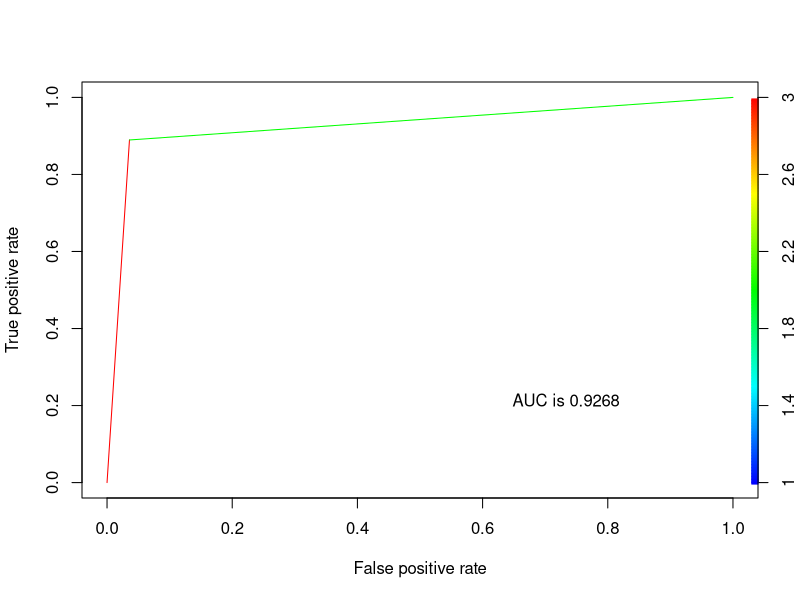

Here is the R script that generated this plot:
# Christine Hwang, chwang14@jh.edu
# p03_p01
# Recognize spam with a support vector machine

library(kernlab)
set.seed(3)
data(spam)

# split into train (80%) and test (20%)
testidx <- which(1:length(spam[, 1]) %% 5 == 0)
spamtrain <- spam[-testidx,]
spamtest <- spam[testidx,]

# train SVM with training set
library(e1071)
model <- svm(type~., data = spamtrain)

# predict testing set with SVM
prediction <- predict(model, spamtest)

# plot ROC curve
library(ROCR)
pred <- prediction(as.numeric(prediction), as.numeric(spamtest$type))
perf <- performance(pred, "tpr", "fpr")
svmauc <- performance(pred, "auc")
svmauc <- unlist(slot(svmauc, "y.values"))
plot(perf, colorize = TRUE)
legend(0.6, 0.3, c(c(paste('AUC is', format(round(svmauc, 4), nsmall = 4))), "\n"), border = "white", cex = 1.0, box.col = "white")

# repeat using 10-fold cross validation
folds <- function(x, n) split(x, sort(rep(1:n, len = length(x))))
split <- folds(spam, 10)
